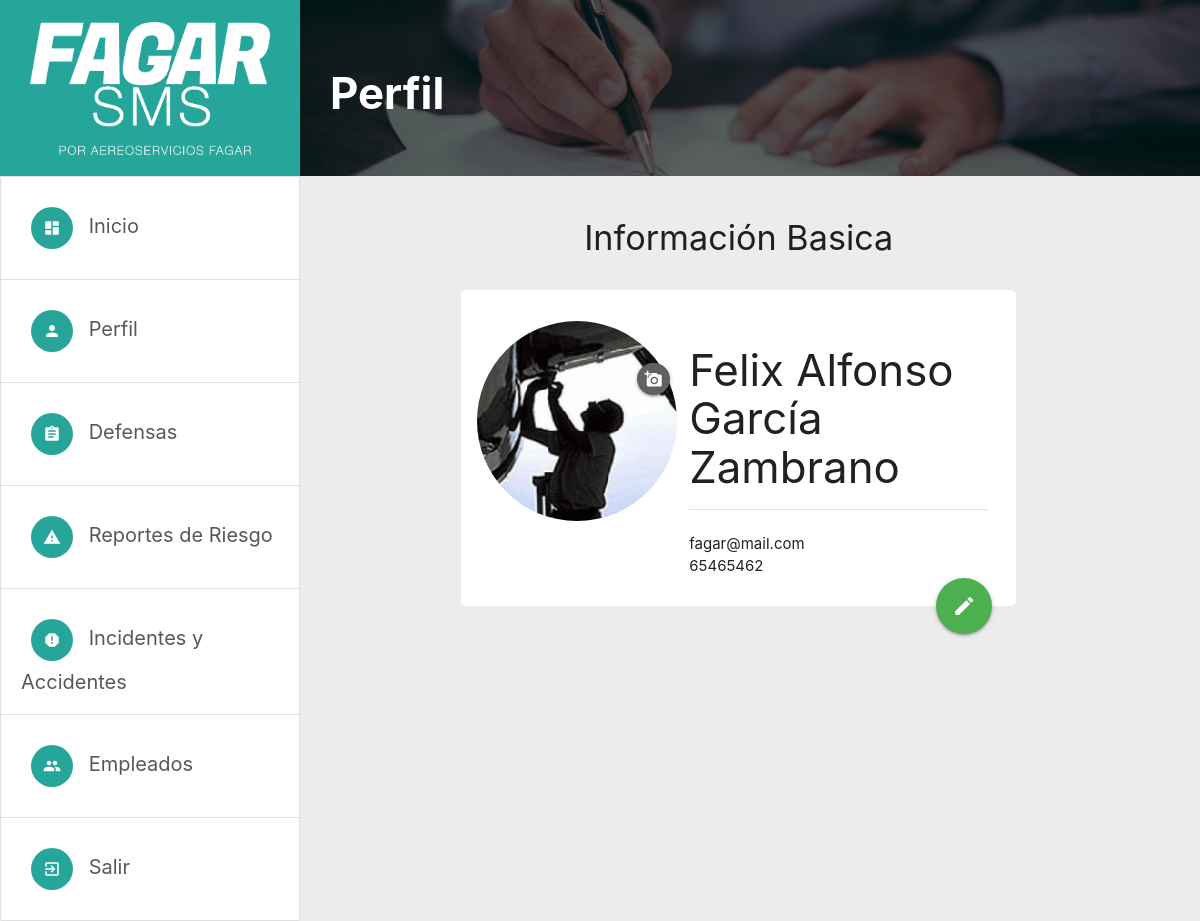
Screenshot of /sms-manager/dashboard/profile/ (signed in) with the database file from the repository.
### users/models.py (models this page shows, shortened)
class SmsManager(models.Model):
    user        = models.OneToOneField(User, on_delete=models.CASCADE, primary_key=True)
    name        = models.CharField(max_length=50)
    last_name   = models.CharField(max_length=50)
    career      = models.CharField(max_length=50, default='')
    phone       = models.PositiveBigIntegerField(null=False, default=0)
    photo       = models.ImageField(upload_to='sms_managers/profile_pics/', default='sms_managers/profile_pics/default_user_profile_pic.png')

class User(AbstractBaseUser, PermissionsMixin):
    email           = models.EmailField(unique=True, blank=False)
    is_sms_manager	= models.BooleanField(default=False)
    is_employee	= models.BooleanField(default=False)
    is_superuser = models.BooleanField(
        _('superuser status'),
        default=False,
        help_text=_('Do you think you can be a Superuser?'),
    )
    is_staff = models.BooleanField(
        _('staff status'),
        default=False,
        help_text=_('Designates whether the user can log into this site.'),
    )
    is_active = models.BooleanField(
        _('active'),
        default=True,
        help_text=_(
            'Designates whether this user should be treated as active. '
            'Unselect this instead of deleting accounts.'
        ),
    )
    USERNAME_FIELD = 'email'
    objects = MyUserManager()

### managers/views.py (the view, shortened to what this page needs)
# urls.py: path('sms-manager/dashboard/profile/', SmsManagerProfileView.as_view(), name='profile'),
class SmsManagerProfileView(DetailView):
    model           = SmsManager
    template_name   = 'managers/managerProfile.html'
    def get_context_data(self, **kwargs):
        id_ = self.request.user.id
        manager = get_object_or_404(SmsManager, user=id_)
        number = manager.managed_by.count() #"managed_by" es el related name definido en el modelo de compañia
        if number == 1:
            kwargs["Manage_many"]       = False
            company                     = manager.managed_by.first() #Como las compañias solo pueden tener un gerente sms, nos basta con el primero de la relación
            kwargs['sms_managers']      = manager
        return super().get_context_data(**kwargs)
    def get_object(self):
        id_ = self.request.user.id
        return get_object_or_404(SmsManager, user=id_)

### managers/templates/managers/managerProfile.html (shortened to what this page needs)
{% extends './managerDashboard.html' %}
{% load static %}
{% block dashboard %}
<div class="row profile-background">
    <div class="overlay-banner white-text">
        <div class="valign-wrapper">
            <h3 class="ml-2">Perfil</h3>
        </div>
    </div>
</div>
<div class="col m2 hide-on-med-and-down">
</div>
<div class="col s12 m8 center-by-margin">
    <div class="row" style="width: 100%;">
    <div class="col s12">
        <div class="row text-center">
            <h4>Información Basica</h4>
        </div>
        <div class="card horizontal">
            <div class="card-image" style="max-width: 200px;">
                <img src="{{ object.photo.url }}" class="profile-pic-medium mt-1 mb-1">
                <button data-target="ProfilePicFormModal" class="btn-edit-profile-pic btn-small btn-floating waves-effect waves-light grey darken-2 modal-trigger"><i class="material-icons">add_a_photo</i></button>
            </div>
            <div class="card-stacked">
                <div class="card-content">
                    <h3>{{ object.name }} {{ object.last_name }}</h3>
                    <div class="divider"></div>
                    <br>
                    <p>{{ object.user.email }}</p>
                    <p>{{ object.phone }}</p>
                </div>
            </div>
            <a class="btn-large btn-floating halfway-fab waves-effect waves-light green btn modal-trigger" href="#ProfileFormModal"><i class="material-icons">edit</i></a>
        </div>
    </div>
    </div>
</div>
<div class="col m2 hide-on-med-and-down">
</div>
{% endblock%}

### static/css/dashboard.css (style rules this page uses)
.profile-background { background: url("../Images/action-banners/writing2.jpg") no-repeat center bottom; background-size: cover; padding: 0px; margin-left: 0 !important; margin-right: 0 !important; }
.overlay-banner { display: block; width: 100%; height: 106px; top: 0; left: 0; right: 0; bottom: 0; background-color: rgba(0,0,0,0.6); z-index: 2; padding: 0px; margin-top: 0px; }
.overlay-banner .valign-wrapper h3 { font-weight: bold; }
.profile-pic-medium { height: 200px; width: auto !important; border-radius: 50% !important; max-width: 200px; }
.btn-edit-profile-pic { position: absolute; top: 20%; left: 80%; }
.card .card-content { padding: 12px !important; }

### static/css/margins.css (style rules this page uses)
.mb-1 { margin-bottom: 1rem !important; }
.mt-1 { margin-top: 1rem !important; }
.ml-2 { margin-left: 2rem !important; }

### static/css/util.css (style rules this page uses)
.text-center { text-align: center; }
.center-by-margin { margin-left: auto !important; margin-right: auto !important; }

### static/css/newstyles.css (style rules this page uses)
html { background-color: #ececec; }
.main-content .main-content-center > .row, .card.horizontal, .collection-header { padding: 16px !important; background-color: #fff !important; border-radius: 5px !important; }
.main-content .main-content-center > .row *, .card.horizontal, .collection-header { box-shadow: none !important; }
.overlay-banner { height: 22vh; }
.overlay-banner .valign-wrapper { height: 100%; }

### rows the page displays
SmsManager: photo (picture), name "Felix Alfonso", last_name "García Zambrano", user.email "fagar@mail.com", phone "65465462"
